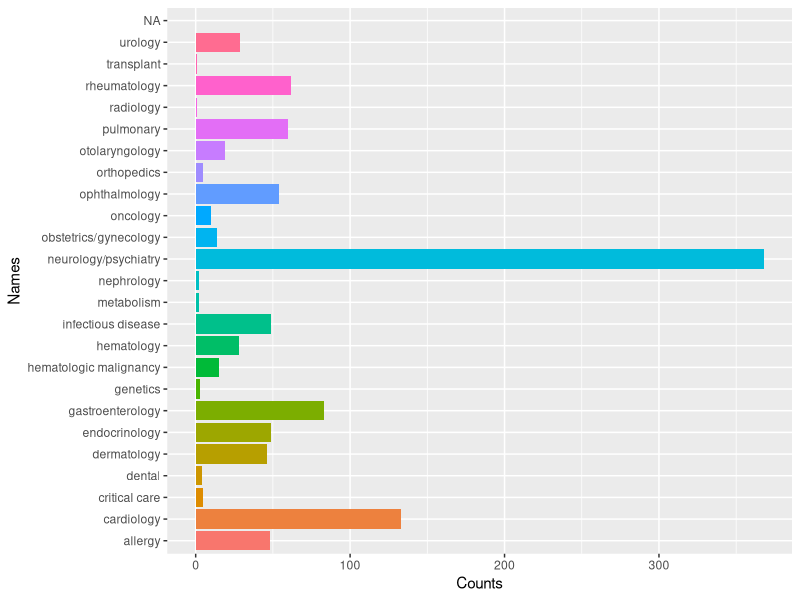
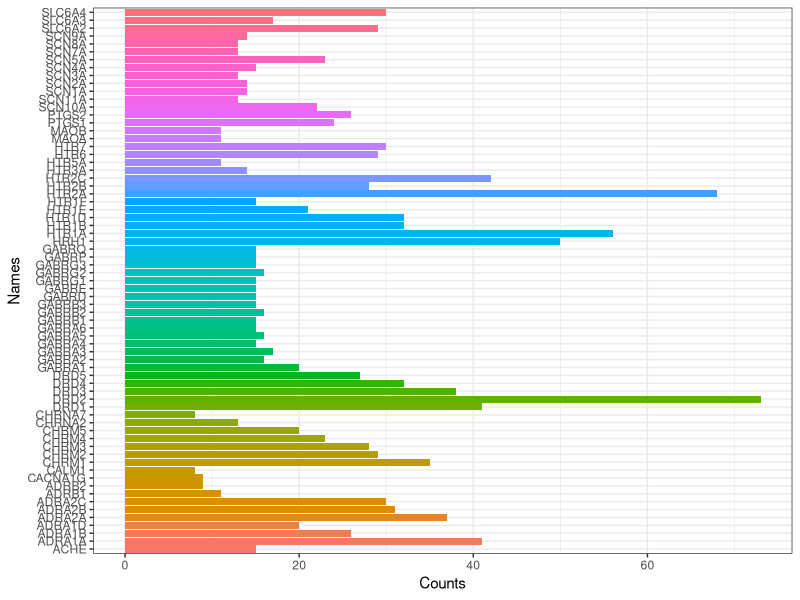
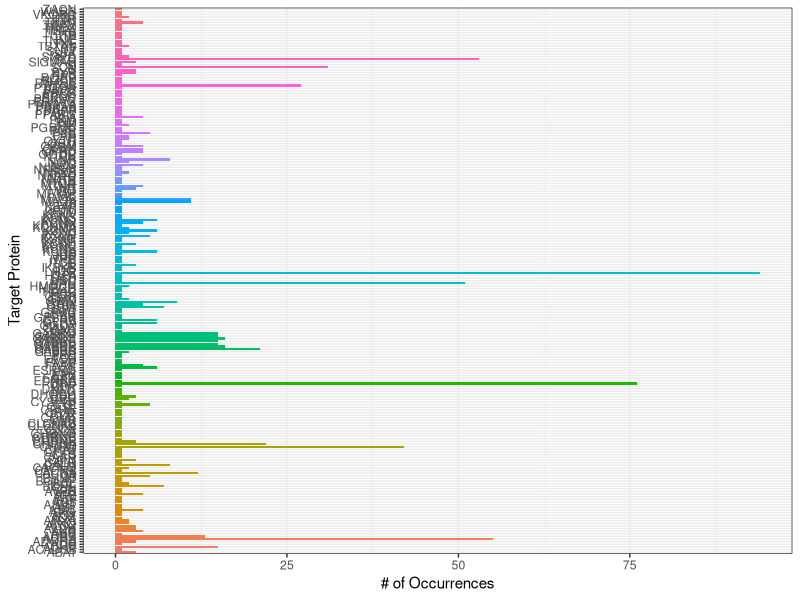
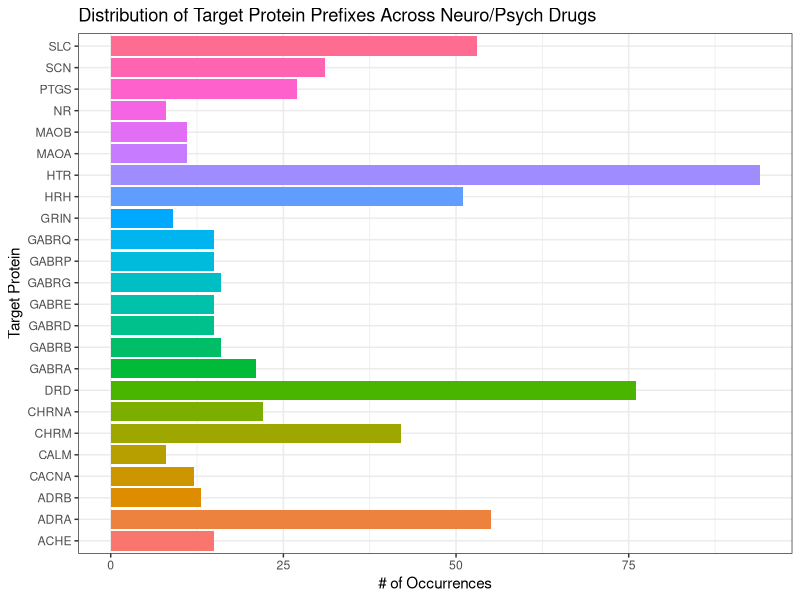

Generate these figures, in order, with R:
library(tidyverse)
library(readxl)

########################################################################
## Code to create counts the for dataset on the number of occurrences ##
## for each Disease Area, Target Protein, and Indication + Plotting   ##
########################################################################

all.drugs = read_xls("dataCapstone.xls") %>%
  filter(!is.na(SMILES))

head(all.drugs)

## Distribution of the Targets for Launched - I do not know what this means
# Maybe it means what is seen in a patient for the treatment to be dispatched?
# Can help us choose which cancer (or health issue in general) to focus on

launched = all.drugs %>%
  filter(Phase == "Launched")

# How many are there in each disease area? (launched drugs)

launched$DAvector = strsplit(launched$`Disease Area`, ", ")

counts = list()

counter = function(vec) {
  
  for (i in vec) {
    
    if (is.null(counts[[i]])) {
      counts[[i]] <<- 0
    }
    
    counts[[i]] <<- counts[[i]] + 1
    
  }
  
}

for (vecT in launched$DAvector) {
  counter(vecT)
}

ggplot(data.frame(
  Names = names(counts),
  Counts = as.numeric(counts)
), aes(x = Counts, y = Names, fill = Names)) +
  geom_bar(stat = "identity") +
  theme(legend.position = "none")

## Distribution of the Targets in Launched for Neurology/Psychiatry

nP = launched %>% # 368 launched
  filter(str_detect(`Disease Area`, "neurology/psychiatry"),
         !is.na(SMILES))

nP$TargetVector = strsplit(nP$Target, ", ")

counts = list()

counter = function(vec) {
  
  for (i in vec) {
    
    if (is.null(counts[[i]])) {
      counts[[i]] <<- 0
    }
    
    counts[[i]] <<- counts[[i]] + 1
    
  }
  
}

for (vecT in nP$TargetVector) {
  counter(vecT)
}

# Counts of the prevalent target proteins

count.filter = 7

ggplot(data.frame(
  Names = names(counts[which(counts > count.filter)]),
  Counts = as.numeric(counts[which(counts > count.filter)])
), aes(x = Counts, y = Names, fill = Names)) +
  geom_bar(stat = "identity") +
  theme(legend.position = "none",
        legend.title = element_text("Bee")) +
  guides(fill = "none") +
  theme_bw()

# Counts by the prefixes of the Target Proteins for all launched
# neurological/psychiatric drugs

nP = launched %>% # 368 launched
  filter(str_detect(`Disease Area`, "neurology/psychiatry"),
         !is.na(SMILES))

nP$TargetVector = strsplit(nP$Target, ", ")

nP$TargetPrefixVector = lapply(nP$TargetVector, function(vec) {
  unique(sapply(vec, function(x) {
    sub("^([A-Za-z]+).*", "\\1", x)
  }))
}
)

counts.pref = list()

counter.pref = function(vec) {
  
  for (i in vec) {
    
    if (is.null(counts.pref[[i]])) {
      counts.pref[[i]] <<- 0
    }
    
    counts.pref[[i]] <<- counts.pref[[i]] + 1
    
  }
  
}

for (vecT in nP$TargetPrefixVector) {
  counter.pref(vecT)
}

# Big unfiltered plot

ggplot(data.frame(
  Names = names(counts.pref),
  Counts = as.numeric(counts.pref)
), aes(x = Counts, y = Names, fill = Names)) +
  geom_bar(stat = "identity") +
  guides(fill = "none") +
  ylab("Target Protein") +
  xlab("# of Occurrences") +
  theme_bw()

# to interpret this, we can say that we are clustering target proteins
# for which the first letter grouping encompases more than
# count.filter / 370 of the launched drugs - 2 for no SMILES

count.filter = 7

# I think this is important for EDA

ggplot(data.frame(
  Names = names(counts.pref[which(counts.pref > count.filter)]),
  Counts = as.numeric(counts.pref[which(counts.pref > count.filter)])
), aes(x = Counts, y = Names, fill = Names)) +
  geom_bar(stat = "identity") +
  guides(fill = "none") +
  ylab("Target Protein") +
  xlab("# of Occurrences") +
  ggtitle("Distribution of Target Protein Prefixes Across Neuro/Psych Drugs") +
  theme(axis.text = element_text(size = 5)) +
  theme_bw()

########################################################################
## Code to create columns for dataset indicating whether a particular ##
## Target Protein or Indication is associated with a particular drug  ##
########################################################################

# Based on EDA, we put the popular target protein prefixes below,
# along with a comment of their occurrence count in neuro/psych drugs

popular.prefixes = c("SLC", # 50+
                     "SCN", # 25+
                     "PTGS", # 25+,
                     "MAO", # 20+
                     "HTR", # 75+
                     "HRH", # 50+
                     "GABR", # 100+
                     "DRD", # 75+,
                     "CHR", # 60+
                     "ADR") # 60+

#### Create presence and count columns for each of the popular protein groups ####

for (prefix in popular.prefixes) {
  
  all.drugs = all.drugs %>%
    rowwise() %>%
    mutate(!!prefix := if_else(
      any(str_starts(
        str_split(Target, ", ")[[1]],
        as.character(prefix)
      )),
      1,
      0
    )) %>%
    mutate(!!paste0(prefix, ".count") := sum(str_starts(
      str_split(Target, ", ")[[1]],
      as.character(prefix)
    ))
    ) %>%
    ungroup()
  
}

#### Create columns for the presence of every neuro/psych indication ####

neuro.psych = all.drugs %>%
  filter(str_detect(`Disease Area`, "neurology/psychiatry"), 
         Phase == "Launched")

neuro.psych$IndicationVector = strsplit(neuro.psych$Indication, ", ")
counts.indication = list()
counter.indication = function(vec) {
  
  for (i in vec) {
    
    if (is.null(counts.indication[[i]])) {
      counts.indication[[i]] <<- 0
    }
    
    counts.indication[[i]] <<- counts.indication[[i]] + 1
    
  }
  
}
for (vecT in neuro.psych$IndicationVector) {
  counter.indication(vecT)
}

unique.ind = sort(names(counts.indication)) # 187 unique indications!

for (ind in unique.ind) {
  
  neuro.psych = neuro.psych %>%
    rowwise() %>%
    mutate(!!ind := if_else(
      any(str_starts(
        str_split(Indication, ", ")[[1]],
        as.character(ind)
      )),
      1,
      0
    )) %>%
    ungroup()
  
}

#### Analyze distribution of target proteins across various neuro/psych indications ####

counts.indication

# The most common indications are depression and schizophrenia
counts.indication[which(counts.indication == max(as.numeric(counts.indication)))]

counts.indication[which(counts.indication > 10)]

# Kind of hard to plot since there's a lot of columns of 1s and 0, so we can try the
# tidyverse "unnesting" route for more complex relationships

# But this route certainly made basic counting easy! Maybe for model fitting too?

dim(neuro.psych)
colnames(neuro.psych)

